Frame 1 (no input): blank canvas, image omitted
Frame 60 (the mouse pressed at the canvas centre just before this capture): blank canvas, image omitted
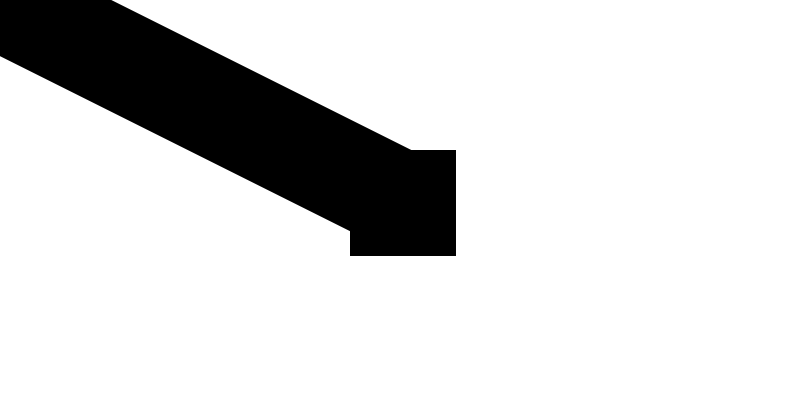
Frame 120 (the mouse held since frame 60 and released just before this capture)

The Processing sketch whose frames 1 and 60 were blank and that drew this single picture after the mouse press (run headless with seeded random() and noise(); from frame 60 on, the mouse is pressed at the canvas centre):

// Processing sketch: sketch_160620a
// ── sketch_160620a.pde
void setup () {
  //comment
  background(255,255,255);
  
  size(800,400); 
  strokeWeight(100); 
  }

void draw() {
  if(mousePressed == true){
  
  rect(mouseX, mouseY, 5, 5);
  line(pmouseX, pmouseY, mouseX, mouseY);
 
}else 

   
  println("out of if statement");
}
